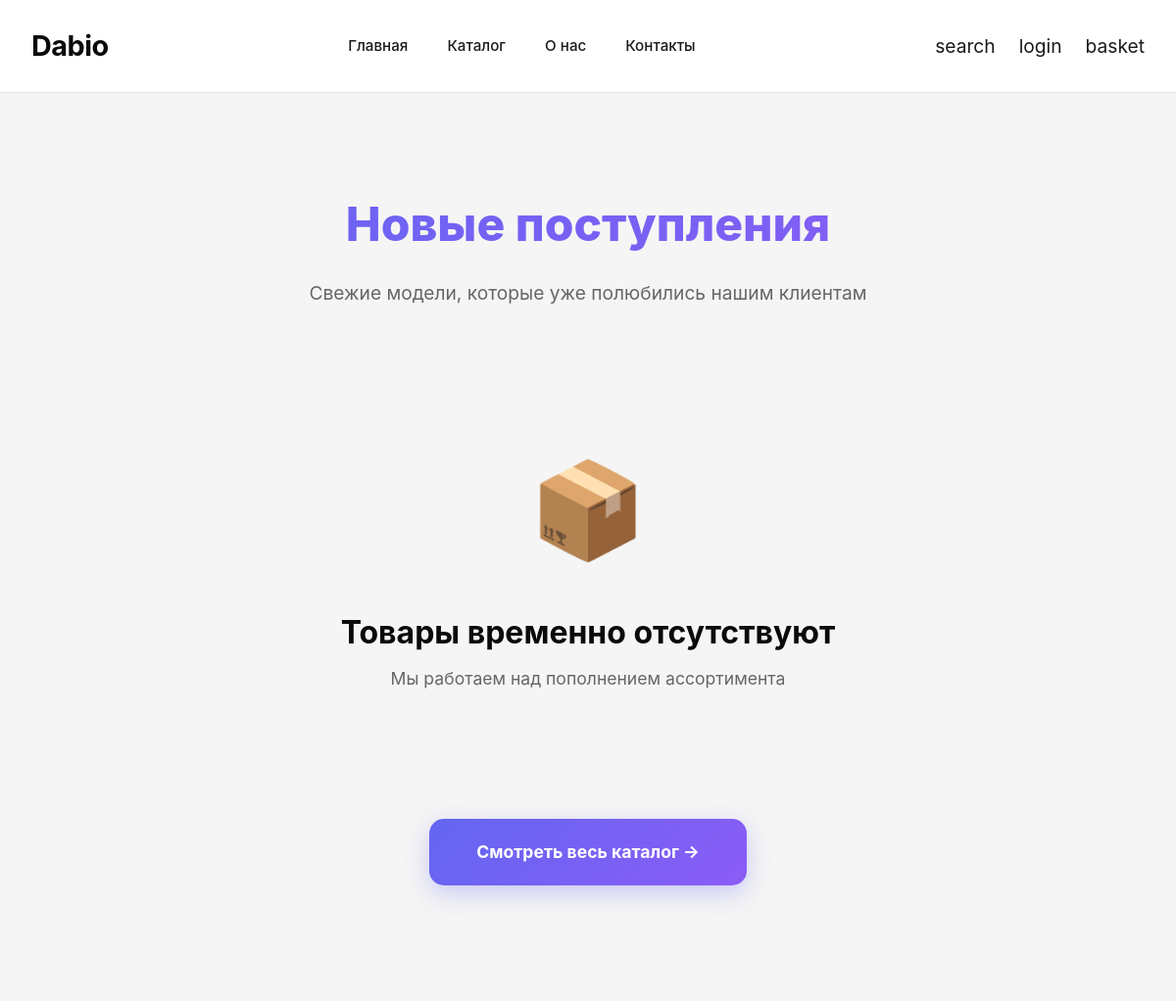
Before: /products/ (upper part) with the older database file.
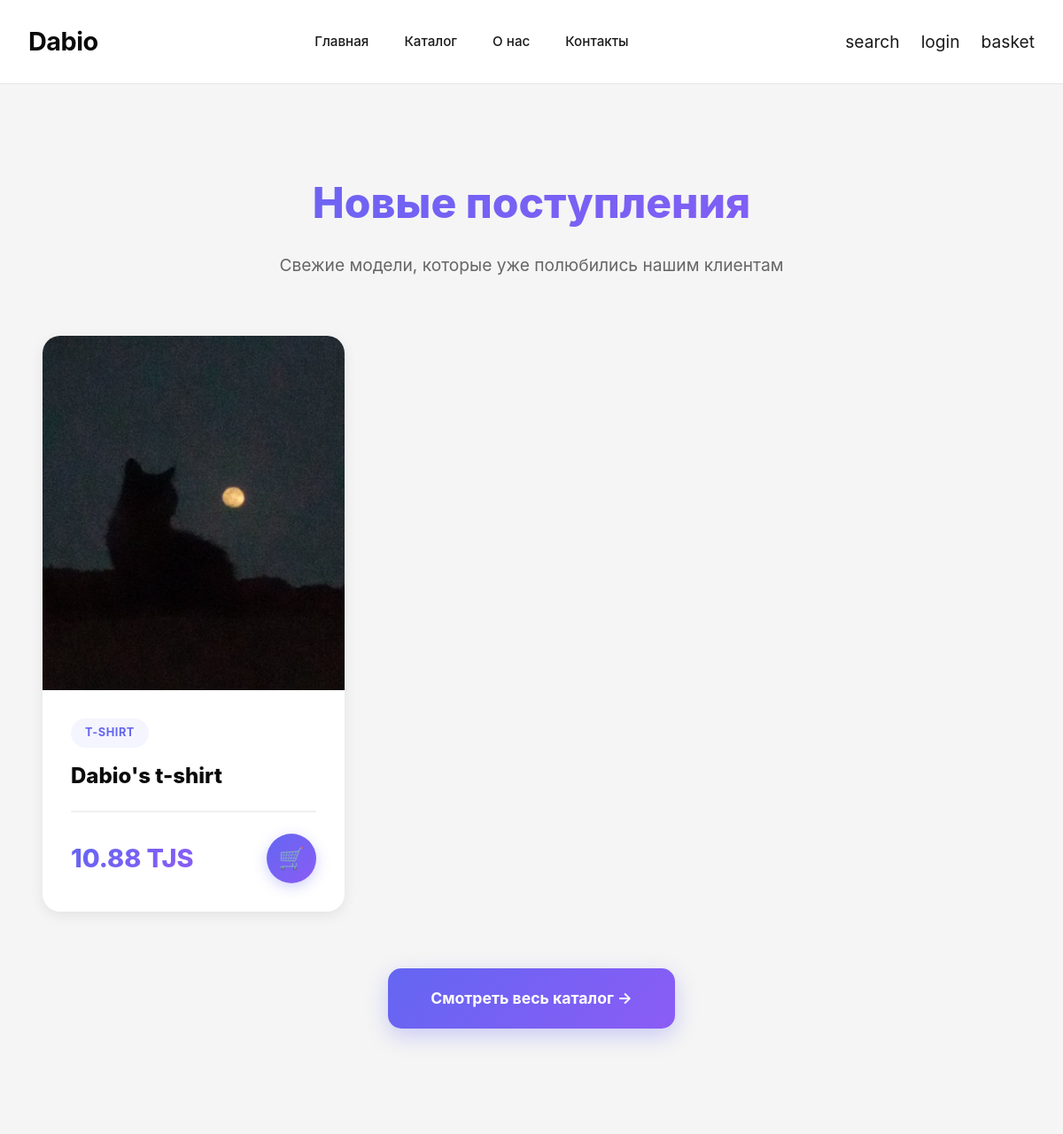
After: the same page with the newer database file.
### main/models.py (models this page shows, shortened)
class Product(models.Model):
    name = models.CharField(max_length=100)
    slug = models.CharField(max_length=100, unique=True)
    category = models.ForeignKey(Category, on_delete=models.CASCADE,
                                related_name='products')
    color = models.CharField(max_length=100)
    price = models.DecimalField(max_digits=10, decimal_places=2)
    descriptions = models.TextField(blank=True)
    main_image = models.ImageField(upload_to='products/main/')
    created_at = models.DateTimeField(auto_now_add=True)
    updated_at = models.DateField(auto_now=True)
    available = models.BooleanField(default=True)

class Category(models.Model):
    name = models.CharField(max_length=100)
    slug = models.CharField(max_length=100, unique=True)

### main/views.py (the view)
# urls.py: path('products/', views.product, name='products'),
def product(request):
    products = Product.objects.filter(available=True)[:3]
    return render(request, 'main/products.html', {'products': products})

### templates/main/products.html (shortened to what this page needs)
{% extends 'main/base.html' %}
{% block content %}
<div class="products-home-container">
    <div class="products-header">
        <h1>Новые поступления</h1>
        <p>Свежие модели, которые уже полюбились нашим клиентам</p>
    </div>
    <div class="products-showcase">
        {% if products %}
            {% for product in products %}
            <div class="showcase-card">
                <a href="{% url 'main:product_detail' product.slug %}" class="showcase-link">
                    <div class="showcase-image">
                    </div>
                    <div class="showcase-info">
                        <span class="showcase-category">{{ product.category.name }}</span>
                        <h3 class="showcase-title">{{ product.name }}</h3>
                        <div class="showcase-footer">
                            <div class="showcase-price">
                                {% if product.discount %}
                                    <span class="price-discounted">
                                        <span class="price-old">{{ product.price }} TJS</span>
                                        <span class="price-new">{{ product.discounted_price }} TJS</span>
                                    </span>
                                {% else %}
                                    <span class="price-new">{{ product.price }} TJS</span>
                                {% endif %}
                            </div>
                            <button class="btn-add-to-cart-mini" onclick="addToCartQuick(event, {{ product.id }})">
                                <span>🛒</span>
                            </button>
                        </div>
                    </div>
                </a>
            </div>
            {% endfor %}
        {% else %}
            <div class="no-products">
                <div class="no-products-icon">📦</div>
                <h3>Товары временно отсутствуют</h3>
                <p>Мы работаем над пополнением ассортимента</p>
            </div>
        {% endif %}
    </div>
    <div class="view-all-section">
        <a href="{% url 'main:product_list' %}" class="btn-view-all">
            Смотреть весь каталог →
        </a>
    </div>
</div>
{% endblock %}

### templates/main/base.html (shortened to what this page needs)
<!DOCTYPE html>
<html lang="ru">
<head>
</head>
<body>
    <header id="header">
        <nav>
            <a href="{% url 'main:home' %}" class="logo">Dabio</a>
            <ul class="nav-links" id="navLinks">
                <li><a href="{% url 'main:home' %}">Главная</a></li>
                <li><a href="{% url 'main:product_list' %}">Каталог</a></li>
                <li><a href="#">О нас</a></li>
                <li><a href="#">Контакты</a></li>
            </ul>
            <div class="nav-icons">
                <a href="#" class="icon-btn">search</a>
                {% if user.is_authenticated %}
                    <a href="{% url 'user:profile' %}" class="icon-btn">profile</a>
                {% else %}
                    <a href="{% url 'user:login' %}" class="icon-btn">login</a>
                {% endif %}
                <a href="#" class="icon-btn">
                    basket
                </a>
            </div>
        </nav>
    </header>
    <main>
        {% block content %}
        {% endblock %}
    </main>
</body>
</html>

### templates/main/base.html (style rules this page uses)
* { margin: 0; padding: 0; box-sizing: border-box; }
:root { --primary: #0a0a0a; --secondary: #f5f5f5; --accent: #6366f1; --text: #1a1a1a; --text-light: #666; --border: #e5e5e5; }
body { font-family: -apple-system, BlinkMacSystemFont, 'Segoe UI', Roboto, 'Helvetica Neue', Arial, sans-serif; background: var(--secondary); color: var(--text); line-height: 1.6; }
header { background: white; border-bottom: 1px solid var(--border); position: sticky; top: 0; z-index: 100; transition: box-shadow 0.3s; }
nav { max-width: 1400px; margin: 0 auto; padding: 1.5rem 2rem; display: flex; justify-content: space-between; align-items: center; }
.logo { font-size: 1.8rem; font-weight: 700; color: var(--primary); text-decoration: none; letter-spacing: -0.5px; position: relative; display: inline-block; }
.logo::after { content: ''; position: absolute; bottom: -2px; left: 0; width: 0; height: 2px; background: var(--accent); transition: width 0.3s ease; }
.nav-links { display: flex; gap: 2.5rem; list-style: none; align-items: center; }
.nav-links a { color: var(--text); text-decoration: none; font-size: 0.95rem; font-weight: 500; transition: color 0.3s; position: relative; }
.nav-links a::before { content: ''; position: absolute; bottom: -5px; left: 50%; transform: translateX(-50%) scaleX(0); width: 100%; height: 1px; background: var(--accent); transition: transform 0.3s; }
.nav-icons { display: flex; gap: 1.5rem; align-items: center; }
.icon-btn { background: none; border: none; cursor: pointer; color: var(--text); font-size: 1.2rem; transition: color 0.3s, transform 0.2s; position: relative; text-decoration: none; display: inline-flex; align-items: center; }
main { max-width: 1400px; margin: 0 auto; padding: 2rem; min-height: calc(100vh - 300px); }

### templates/main/products.html (style rules this page uses)
.products-home-container { max-width: 1400px; margin: 0 auto; padding: 4rem 1rem; }
.products-header { text-align: center; margin-bottom: 4rem; }
.products-header h1 { font-size: 3rem; font-weight: 800; color: #0a0a0a; margin-bottom: 1rem; background: linear-gradient(135deg, #6366f1 0%, #8b5cf6 100%); -webkit-background-clip: text; -webkit-text-fill-color: transparent; background-clip: text; }
.products-header p { font-size: 1.2rem; color: #666; }
.products-showcase { display: grid; grid-template-columns: repeat(3, 1fr); gap: 2.5rem; margin-bottom: 3rem; }
.showcase-card { background: white; border-radius: 20px; overflow: hidden; transition: all 0.4s ease; box-shadow: 0 4px 15px rgba(0,0,0,0.08); }
.showcase-link { text-decoration: none; color: inherit; display: block; }
.showcase-image { position: relative; width: 100%; height: 400px; background: #f5f5f5; overflow: hidden; }
.showcase-info { padding: 2rem; }
.showcase-category { display: inline-block; padding: 0.4rem 1rem; background: #f5f5ff; color: #6366f1; border-radius: 20px; font-size: 0.8rem; font-weight: 700; text-transform: uppercase; letter-spacing: 0.5px; margin-bottom: 1rem; }
.showcase-title { font-size: 1.5rem; font-weight: 800; color: #0a0a0a; margin-bottom: 0.75rem; line-height: 1.3; }
.showcase-footer { display: flex; justify-content: space-between; align-items: center; padding-top: 1.5rem; border-top: 2px solid #f0f0f0; }
.showcase-price { display: flex; flex-direction: column; gap: 0.25rem; }
.price-new { font-size: 1.8rem; font-weight: 800; background: linear-gradient(135deg, #6366f1 0%, #8b5cf6 100%); -webkit-background-clip: text; -webkit-text-fill-color: transparent; background-clip: text; }
.btn-add-to-cart-mini { width: 56px; height: 56px; border-radius: 50%; border: none; background: linear-gradient(135deg, #6366f1 0%, #8b5cf6 100%); color: white; font-size: 1.5rem; cursor: pointer; transition: all 0.3s; box-shadow: 0 4px 15px rgba(99, 102, 241, 0.3); }
.view-all-section { text-align: center; margin-top: 4rem; }
.btn-view-all { display: inline-block; padding: 1.25rem 3rem; background: linear-gradient(135deg, #6366f1 0%, #8b5cf6 100%); color: white; text-decoration: none; border-radius: 15px; font-size: 1.1rem; font-weight: 700; transition: all 0.3s; box-shadow: 0 8px 25px rgba(99, 102, 241, 0.3); }

Changed rows visible on the page:
added Product: category.name "T-SHIRT", name "Dabio's t-shirt", price "10.88"
Other visible differences:
text no longer shown: "📦 Товары временно отсутствуют Мы работаем над пополнением ассортимента"
